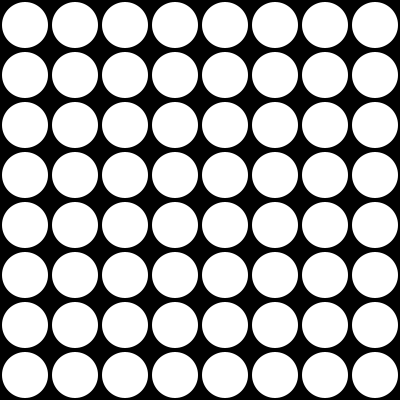
Frame 1 (no input)
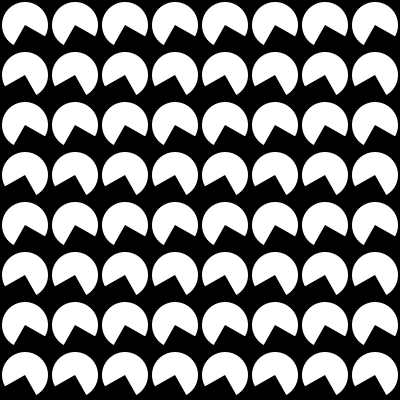
Frame 60 (the mouse pressed at the canvas centre just before this capture)
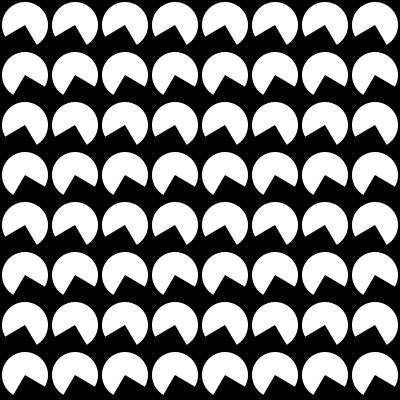
Frame 120 (the mouse held since frame 60 and released just before this capture)

The Processing sketch that drew these frames (run headless with seeded random() and noise(); from frame 60 on, the mouse is pressed at the canvas centre):

// Processing sketch: rectMove
// ── rectMove.pde
int N=8, M=8, w, h;
void setup() {
  size(400, 400);
  w = width/N;  
  h = width/M;
}
float t=0;
void draw() {
  background(0);
  translate(w/2, h/2);
  noStroke();
  for (int i=0; i<N; i++) {
    for (int j=0; j<M; j++) {
      fill(-1); 
      ellipse(i*w, j*h, 2*(w/2-2), 2*(h/2-2));
      square(i*w, j*h, (j%2==0)?t:-t);
    }
  }
  t+=0.5;
}

void square(float x, float y, float  t) {
  noStroke();
  pushMatrix();
  translate(x, y); 
  rotate(radians(t)); 
  for (int i=-1; i<1; i++) {
    for (int j=-1; j<1; j++) {
      if (i==0 && j==0 && t>0) {
        fill(0);
        rect(i*w/2, j*h/2, w/2, h/2);
      }
      if (i==-1 && j==0 && t<0) {
        fill(0);
        rect(i*w/2, j*h/2, w/2, h/2);
      }
    }
  }
  popMatrix();
}
